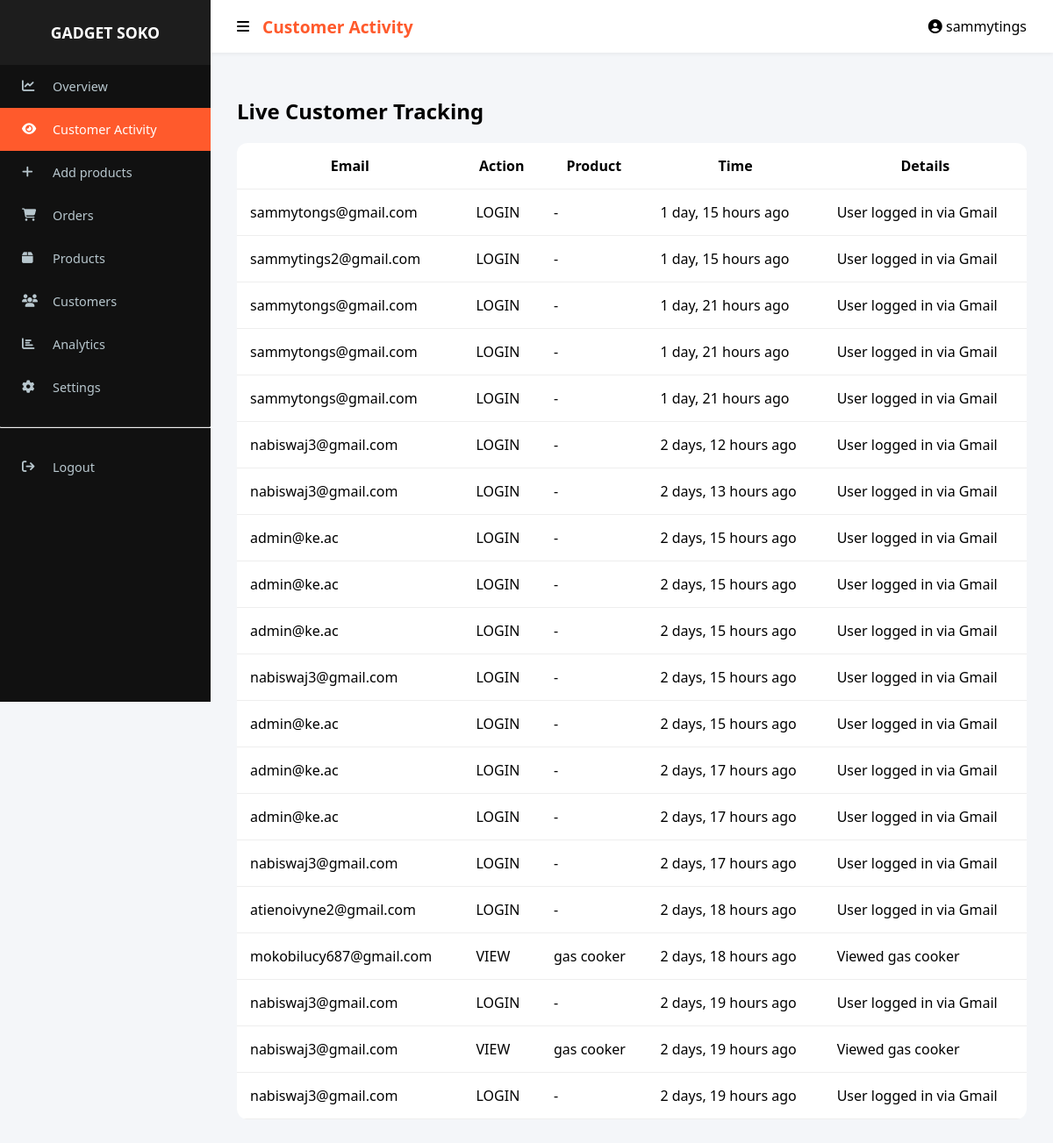
The page /activity/ (signed in) on the database as committed earlier.
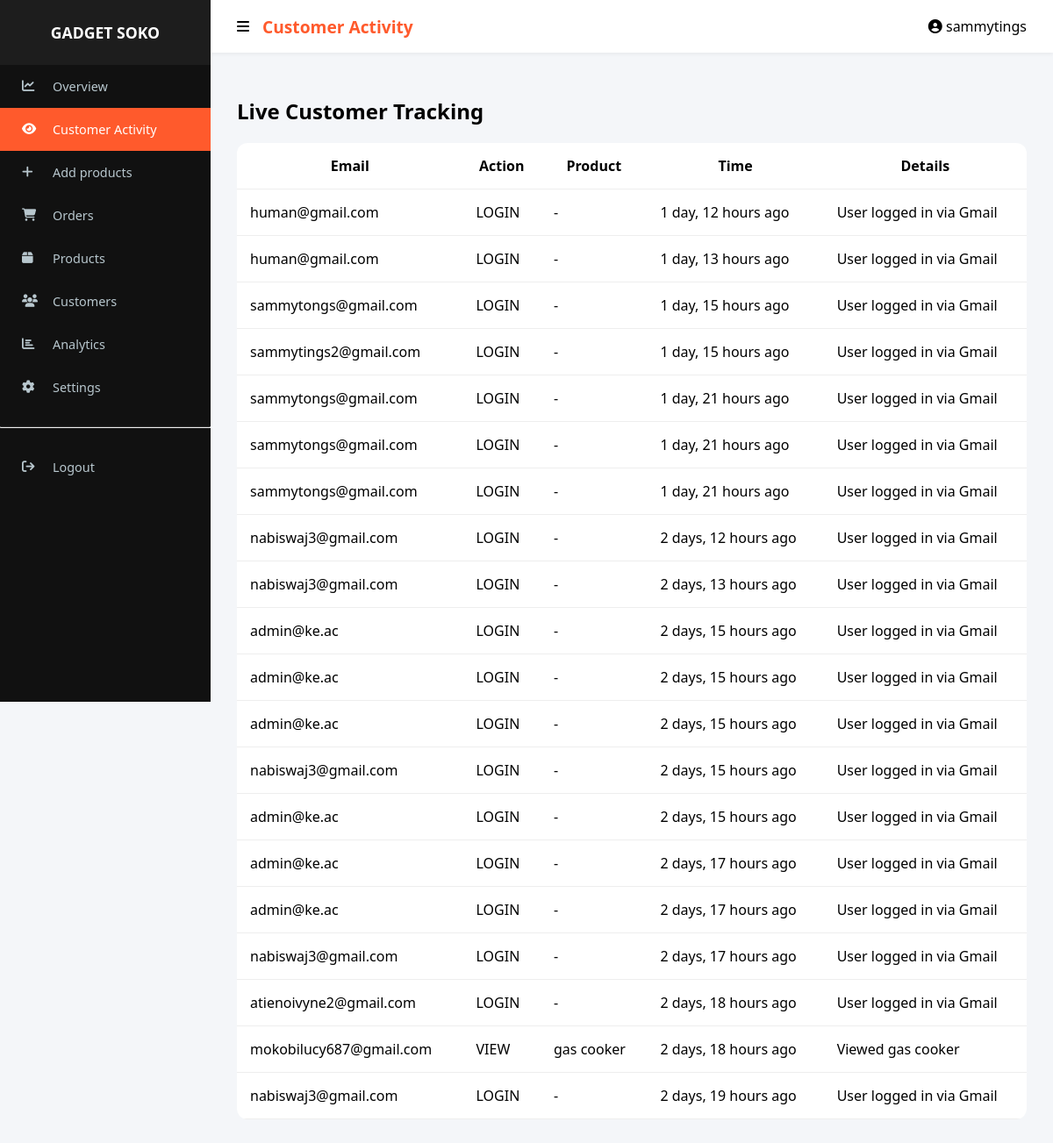
The same page on the database as committed later.
### app/models.py (models this page shows, shortened)
class UserActivity(models.Model):
    user = models.ForeignKey(User, on_delete=models.CASCADE)
    action = models.CharField(max_length=20)
    product = models.ForeignKey(Product, on_delete=models.SET_NULL, null=True, blank=True)
    timestamp = models.DateTimeField(auto_now_add=True)
    extra_info = models.TextField(blank=True, null=True)

class Product(models.Model):
    name = models.CharField(max_length=255)
    price = models.DecimalField(max_digits=10, decimal_places=2)
    discount = models.DecimalField(max_digits=5, decimal_places=2, default=0)  # percentage
    shipping_fee = models.DecimalField(max_digits=10, decimal_places=2, default=0.00)
    stock = models.PositiveIntegerField()
    category = models.ForeignKey('Category', on_delete=models.CASCADE, related_name="products")
    brand = models.ForeignKey('Brand', on_delete=models.CASCADE, related_name='products', null=True, blank=True)
    image = models.ImageField(upload_to='products/', null=True, blank=True)
    short_description = models.TextField(max_length=300, blank=True, null=True)
    specifications = models.TextField(blank=True, null=True)
    discount_duration_hours = models.PositiveIntegerField(default=0)
    discount_start_time = models.DateTimeField(null=True, blank=True)
    views = models.PositiveIntegerField(default=0)

### app/views.py (the view)
# urls.py: path('activity/', views.activity_view, name='activity'),
@staff_member_required
def activity_view(request):
    activity_logs = UserActivity.objects.select_related('user', 'product').order_by('-timestamp')[:20]
    for log in activity_logs:
        latest_order = Order.objects.filter(user=log.user).order_by('-created_at').first()
        log.last_order_status = latest_order.status if latest_order else "Browsing Only"
    context = {
        "customer_activity": activity_logs,
    }
    return render(request, "activity.html", context)

### app/context_processors.py (called while the page is built)
def cart_count(request):
    count = 0
    if request.user.is_authenticated:
        result = CartItem.objects.filter(user=request.user).aggregate(
            total=Sum('quantity')
        )
        count = result['total'] or 0
    return {'cart_count': count}

### app/templates/activity.html (shortened to what this page needs)
{% extends "baseadmin.html" %}
{% block header %}Customer Activity{% endblock %}
{% block content %}
<h2>Live Customer Tracking</h2>
<div class="table-container">
    <table>
        <thead>
            <tr>
                <th>Email</th><th>Action</th><th>Product</th><th>Time</th><th>Details</th>
            </tr>
        </thead>
        <tbody>
            {% for log in customer_activity %}
            <tr>
                <td>{{ log.user.email }}</td>
                <td>{{ log.action }}</td>
                <td>{{ log.product.name|default:"-" }}</td>
                <td>{{ log.timestamp|timesince }} ago</td>
                <td>{{ log.extra_info }}</td>
            </tr>
            {% empty %}
            <tr><td colspan="5" style="text-align:center;">No activity found</td></tr>
            {% endfor %}
        </tbody>
    </table>
</div>
{% endblock %}

Rows that differ between the two databases and show on the page:
no longer on this page (row unchanged): UserActivity: user.email "nabiswaj3@gmail.com", action "VIEW", product.name "gas cooker", timestamp "2 days, 19 hours", extra_info "Viewed gas cooker"
no longer on this page (row unchanged): UserActivity: user.email "nabiswaj3@gmail.com", action "LOGIN", product.name "-", timestamp "2 days, 19 hours", extra_info "User logged in via Gmail"
added UserActivity: user.email "human@gmail.com", action "LOGIN", product.name "-", timestamp "1 day, 12 hours", extra_info "User logged in via Gmail"
added UserActivity: user.email "human@gmail.com", action "LOGIN", product.name "-", timestamp "1 day, 13 hours", extra_info "User logged in via Gmail"
